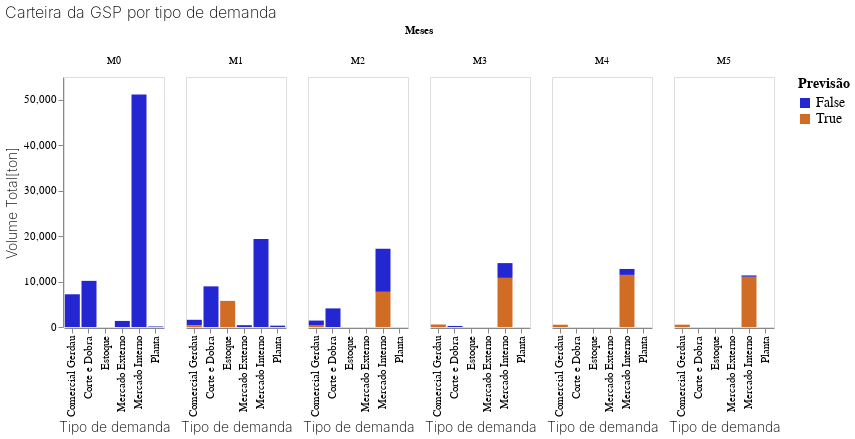

The cell this chart's notebook holds for it:
### Code cell
bars = alt.Chart(temp_copy).mark_bar().encode(
    x=alt.X('Demanda:N', title="Tipo de demanda", sort=['Comercial Gerdau', 'Corte e Dobra', 'Estoque', 'Mercado Externo', 'Mercado Interno', 'Planta']),
    y=alt.Y('Volume:Q', axis=alt.Axis(grid=False, title="Volume Total[ton]")),
    column=alt.Column('Meses:N', title="Meses"),
    color=alt.Color('Previsao:N', title='Previsão', scale=alt.Scale(domain=['False', 'True'],
                                           range=['#2427d1', '#d16c24']))
).interactive()

# This is just formatting and styling.
bars.properties(
    width=100,
    height=250,
    title='Carteira da GSP por tipo de demanda'
).configure_axis(
    labelFontSize=11,
    titleFontSize=14,
    titleFontWeight=200
).configure_title(
    fontSize=16,
    fontWeight=200
).configure_legend(
    labelFontSize=14,
    titleFontSize=14
)

### Figure 1 — Vega-Lite specification as saved in the notebook (floating-point values rounded to 4 significant figures)
{"config": {"view": {"continuousWidth": 400, "continuousHeight": 300}, "axis": {"labelFontSize": 11, "titleFontSize": 14, "titleFontWeight": 200}, "legend": {"labelFontSize": 14, "titleFontSize": 14}, "title": {"fontSize": 16, "fontWeight": 200}}, "data": {"name": "data-1162e93b73685a502f85458bcec7f8d6"}, "mark": "bar", "encoding": {"color": {"field": "Previsao", "scale": {"domain": ["False", "True"], "range": ["#2427d1", "#d16c24"]}, "title": "Previsão", "type": "nominal"}, "column": {"field": "Meses", "title": "Meses", "type": "nominal"}, "x": {"field": "Demanda", "sort": ["Comercial Gerdau", "Corte e Dobra", "Estoque", "Mercado Externo", "Mercado Interno", "Planta"], "title": "Tipo de demanda", "type": "nominal"}, "y": {"axis": {"grid": false, "title": "Volume Total[ton]"}, "field": "Volume", "type": "quantitative"}}, "height": 250, "selection": {"selector005": {"type": "interval", "bind": "scales", "encodings": ["x", "y"]}}, "title": "Carteira da GSP por tipo de demanda", "width": 100, "$schema": "https://vega.github.io/schema/vega-lite/v4.17.0.json", "datasets": {"data-1162e93b73685a502f85458bcec7f8d6": [{"Demanda": "Comercial Gerdau", "Meses": "M0", "Previsao": "False", "Volume": 7200.0}, {"Demanda": "Comercial Gerdau", "Meses": "M1", "Previsao": "False", "Volume": 1208.0}, {"Demanda": "Comercial Gerdau", "Meses": "M1", "Previsao": "True", "Volume": 376.5}, {"Demanda": "Comercial Gerdau", "Meses": "M2", "Previsao": "False", "Volume": 973.0}, {"Demanda": "Comercial Gerdau", "Meses": "M2", "Previsao": "True", "Volume": 442.1}, {"Demanda": "Comercial Gerdau", "Meses": "M3", "Previsao": "True", "Volume": 552.4}, {"Demanda": "Comercial Gerdau", "Meses": "M4", "Previsao": "False", "Volume": 6.0}, {"Demanda": "Comercial Gerdau", "Meses": "M4", "Previsao": "True", "Volume": 498.6}, {"Demanda": "Comercial Gerdau", "Meses": "M5", "Previsao": "True", "Volume": 509.9}, {"Demanda": "Corte e Dobra", "Meses": "M0", "Previsao": "False", "Volume": 10150.0}, {"Demanda": "Corte e Dobra", "Meses": "M1", "Previsao": "False", "Volume": 8940.0}, {"Demanda": "Corte e Dobra", "Meses": "M2", "Previsao": "False", "Volume": 4091.0}, {"Demanda": "Corte e Dobra", "Meses": "M3", "Previsao": "False", "Volume": 231.2}, {"Demanda": "Estoque", "Meses": "M1", "Previsao": "True", "Volume": 5748.0}, {"Demanda": "Mercado Externo", "Meses": "M0", "Previsao": "False", "Volume": 1334.0}, {"Demanda": "Mercado Externo", "Meses": "M1", "Previsao": "False", "Volume": 399.9}, {"Demanda": "Mercado Interno", "Meses": "M0", "Previsao": "False", "Volume": 51130.0}, {"Demanda": "Mercado Interno", "Meses": "M1", "Previsao": "False", "Volume": 19340.0}, {"Demanda": "Mercado Interno", "Meses": "M2", "Previsao": "False", "Volume": 9483.0}, {"Demanda": "Mercado Interno", "Meses": "M2", "Previsao": "True", "Volume": 7731.0}, {"Demanda": "Mercado Interno", "Meses": "M3", "Previsao": "False", "Volume": 3255.0}, {"Demanda": "Mercado Interno", "Meses": "M3", "Previsao": "True", "Volume": 10800.0}, {"Demanda": "Mercado Interno", "Meses": "M4", "Previsao": "False", "Volume": 1314.0}, {"Demanda": "Mercado Interno", "Meses": "M4", "Previsao": "True", "Volume": 11460.0}, {"Demanda": "Mercado Interno", "Meses": "M5", "Previsao": "False", "Volume": 310.7}, {"Demanda": "Mercado Interno", "Meses": "M5", "Previsao": "True", "Volume": 11040.0}, {"Demanda": "Planta", "Meses": "M0", "Previsao": "False", "Volume": 120.5}, {"Demanda": "Planta", "Meses": "M1", "Previsao": "False", "Volume": 300.0}]}}
